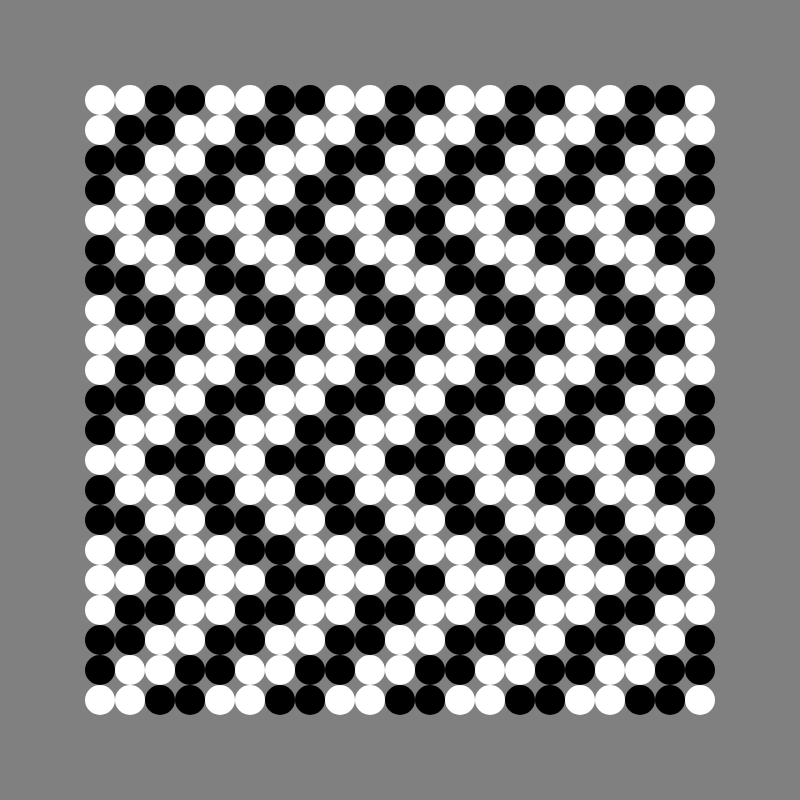
Frame 1 (no input)
Frame 60 (no input): identical to frame 1, image omitted
Frame 120 (the mouse pressed at the canvas centre since frame 60): identical to frame 1, image omitted

The p5.js sketch that drew this single still picture (run headless with seeded random() and noise() and a simulated clock; from frame 60 on, the mouse is pressed at the canvas centre):

// p5.js sketch
// ── sketch.js
function setup() {
  createCanvas(800, 800);
  noStroke();
}

function draw() {
  background(128);
  for (let y = 0; y <= 20; y += 1) {
    let offset = y % 8;
    if (offset > 4) {
      offset = 8 - offset;
    }
    for (let x = 0; x <= 20; x += 1) {
      if ((x + offset) % 4 < 2) {
        fill(255);
      } else {
        fill(0);
      }
      circle(x * 30 + 100, y * 30 + 100, 30);
    }
  }
}
